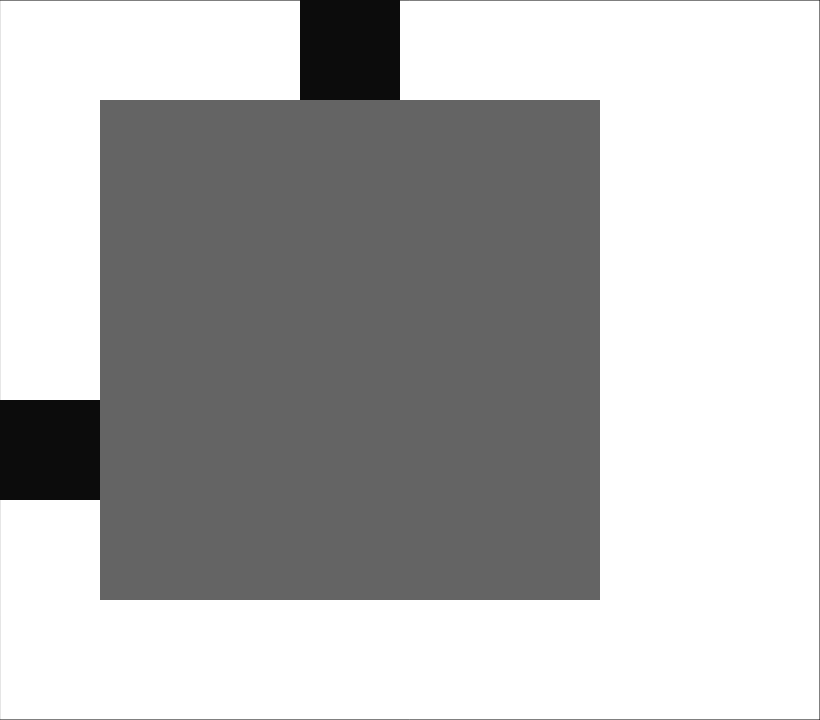
Frame 1 (no input)
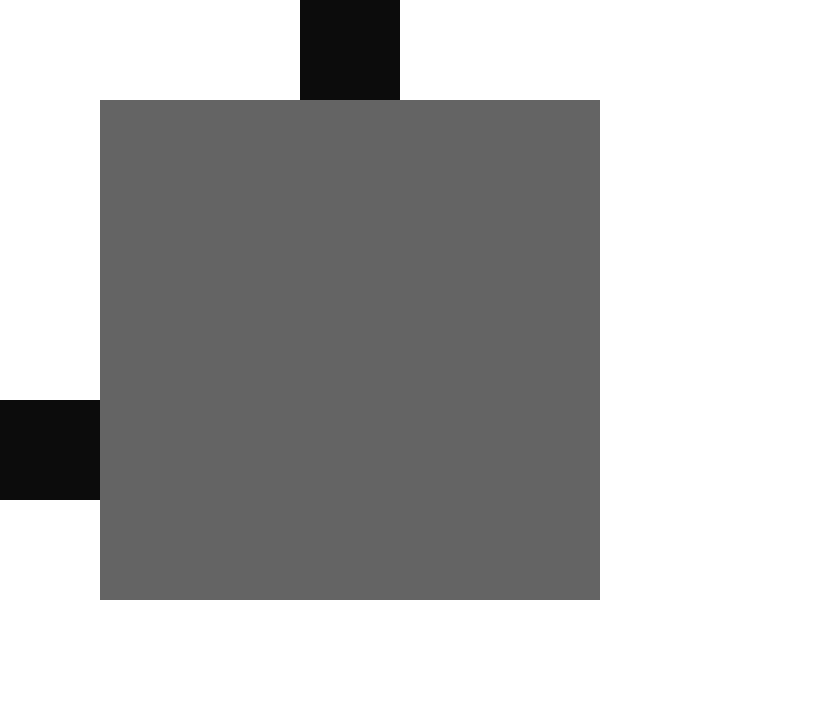
Frame 60 (no input)
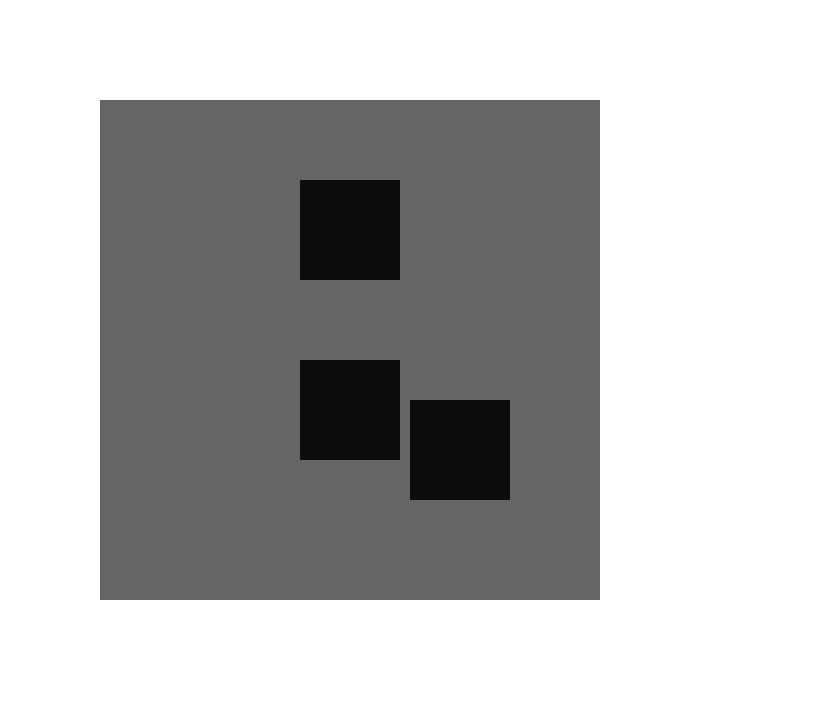
Frame 120 (the mouse pressed at the canvas centre since frame 60)

The p5.js sketch that drew these frames (run headless with seeded random() and noise() and a simulated clock; from frame 60 on, the mouse is pressed at the canvas centre):

// p5.js sketch
// ── sketch.js
let x=0
let y=0
function setup() {
  createCanvas(820, 720);

 
  
}

function draw() {

 fill(700);
  rect(0,0, 820, 720);
  fill(1)
    strokeWeight(0);
  fill(100,100,100);
   //main rect that is static
  rect(100,100,500,500)
   
//little squares that move
  fill(12);
 rect(mouseX,400,100,100)
  rect(mouseX,400,100,100)

  rect(300,mouseY,100,100);
  rect(300,mouseY*2,100,100);
   rect(300,mouseY/2,100,100);
  

  


}
